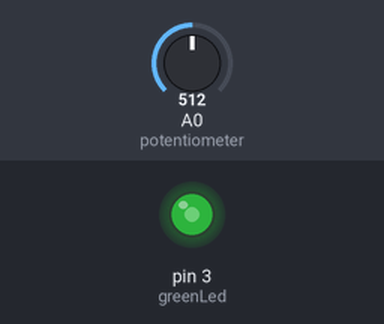
The sketch below on a simulated Arduino Uno, built with avr-gcc and run on an emulated ATmega328P. Parts: output pins drawn as LEDs (lit = HIGH). The test bench sets the inputs (shaded band); at power-on: A0 (potentiometer) = 512.

Above: at 1.2 s.
1.3 s: A0 (potentiometer) set to 716
At 1.8 s:
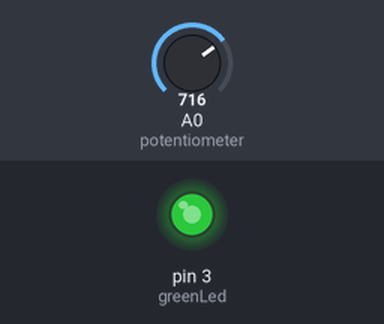
2.8 s: A0 (potentiometer) set to 900
At 3.1 s:
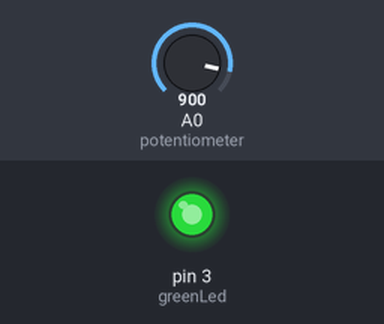
4.3 s: A0 (potentiometer) set to 122
At 5.5 s:
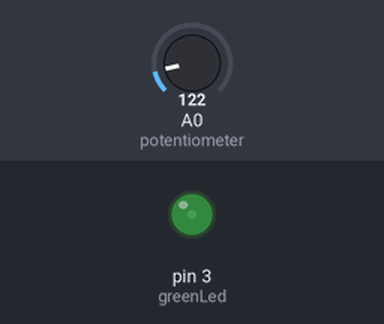
5.8 s: A0 (potentiometer) set to 0
At 6.9 s:
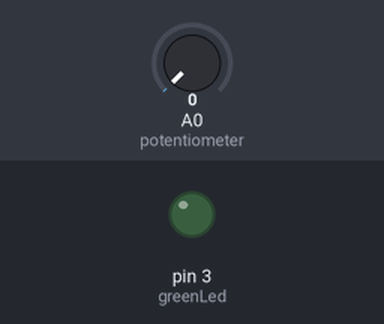
7.3 s: A0 (potentiometer) set to 511
At 8.2 s:
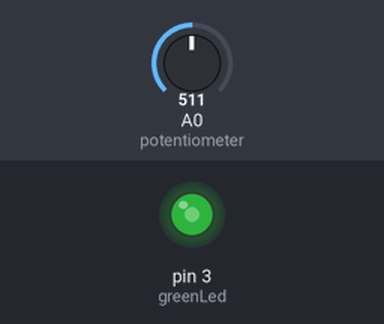
Timing chart, 0 to 9.8 s (numbered marks = the images above; inputs shaded):
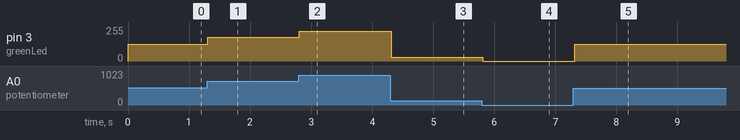

The sketch:

dimming_LED.ino
```cpp
const int greenLed = 3;
const int potentiometer = A0;

//analog inputs are measured from 0 - 1023
//PMW digital outputs are measured from 0 - 255
const double ANALOG_TO_PMW = 255./1023.;

int delayTime = 50;
double readVal;

void setup() {
  //initialize pins
  pinMode(greenLed, OUTPUT);
  pinMode(potentiometer, INPUT);
}

void loop() {
  //converts input from potentiometer to PMW digital output
  readVal = analogRead(potentiometer) * ANALOG_TO_PMW;

  //outputs value to LED
  analogWrite(greenLed, readVal);

  //delay before next update
  delay(delayTime);
}
```

Measured:
- after the input at 1.3 s, pin 3 (greenLed): 127/255 → 178/255 at once
- after the input at 2.8 s, pin 3 (greenLed): 178/255 → 224/255 at once
- after the input at 4.3 s, pin 3 (greenLed): 224/255 → 30/255 at once
- after the input at 5.8 s, pin 3 (greenLed): 30/255 → 0/255 at once
- after the input at 7.3 s, pin 3 (greenLed): 0/255 → 127/255 at once
